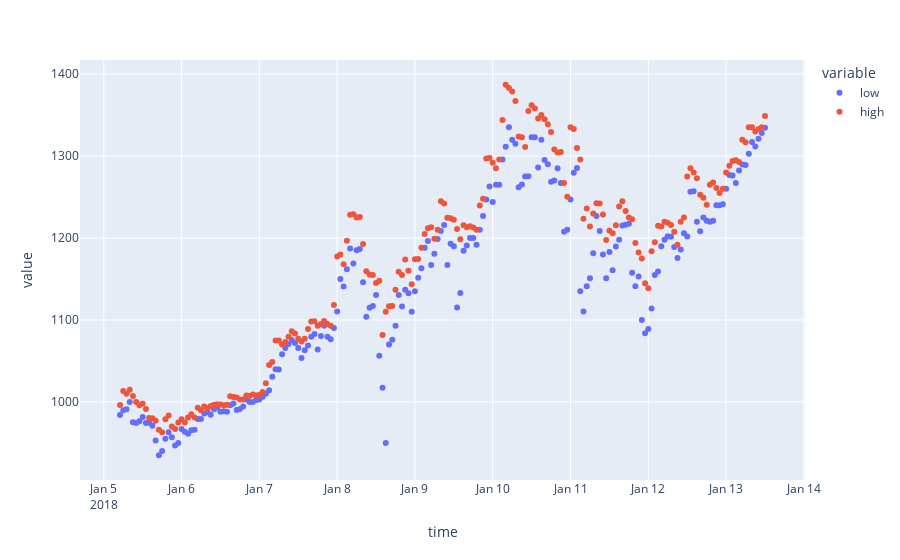

This figure's notebook cell:
### Code cell
df = eth.compile_historic(read_csv=True)

today = datetime.today()

df = df[0:200]

cols = list(df.columns)
df = df[cols[:2]]
px.scatter(df)

### Figure 1 — Plotly figure (JSON) as saved in the notebook; plotly's stock layout.template omitted (floating-point values rounded to 4 significant figures; data arrays with more than 128 entries replaced by an {"elided": "..."} marker saying what was removed)
{"data": [{"hovertemplate": "variable=low<br>time=%{x}<br>value=%{y}<extra></extra>", "legendgroup": "low", "marker": {"color": "#636efa", "symbol": "circle"}, "mode": "markers", "name": "low", "orientation": "v", "showlegend": true, "type": "scatter", "x": {"elided": "200 str values"}, "xaxis": "x", "y": {"elided": "200 float values"}, "yaxis": "y"}, {"hovertemplate": "variable=high<br>time=%{x}<br>value=%{y}<extra></extra>", "legendgroup": "high", "marker": {"color": "#EF553B", "symbol": "circle"}, "mode": "markers", "name": "high", "orientation": "v", "showlegend": true, "type": "scatter", "x": {"elided": "200 str values"}, "xaxis": "x", "y": {"elided": "200 float values"}, "yaxis": "y"}], "layout": {"legend": {"title": {"text": "variable"}, "tracegroupgap": 0}, "margin": {"t": 60}, "xaxis": {"anchor": "y", "domain": [0, 1], "title": {"text": "time"}}, "yaxis": {"anchor": "x", "domain": [0, 1], "title": {"text": "value"}}}}
